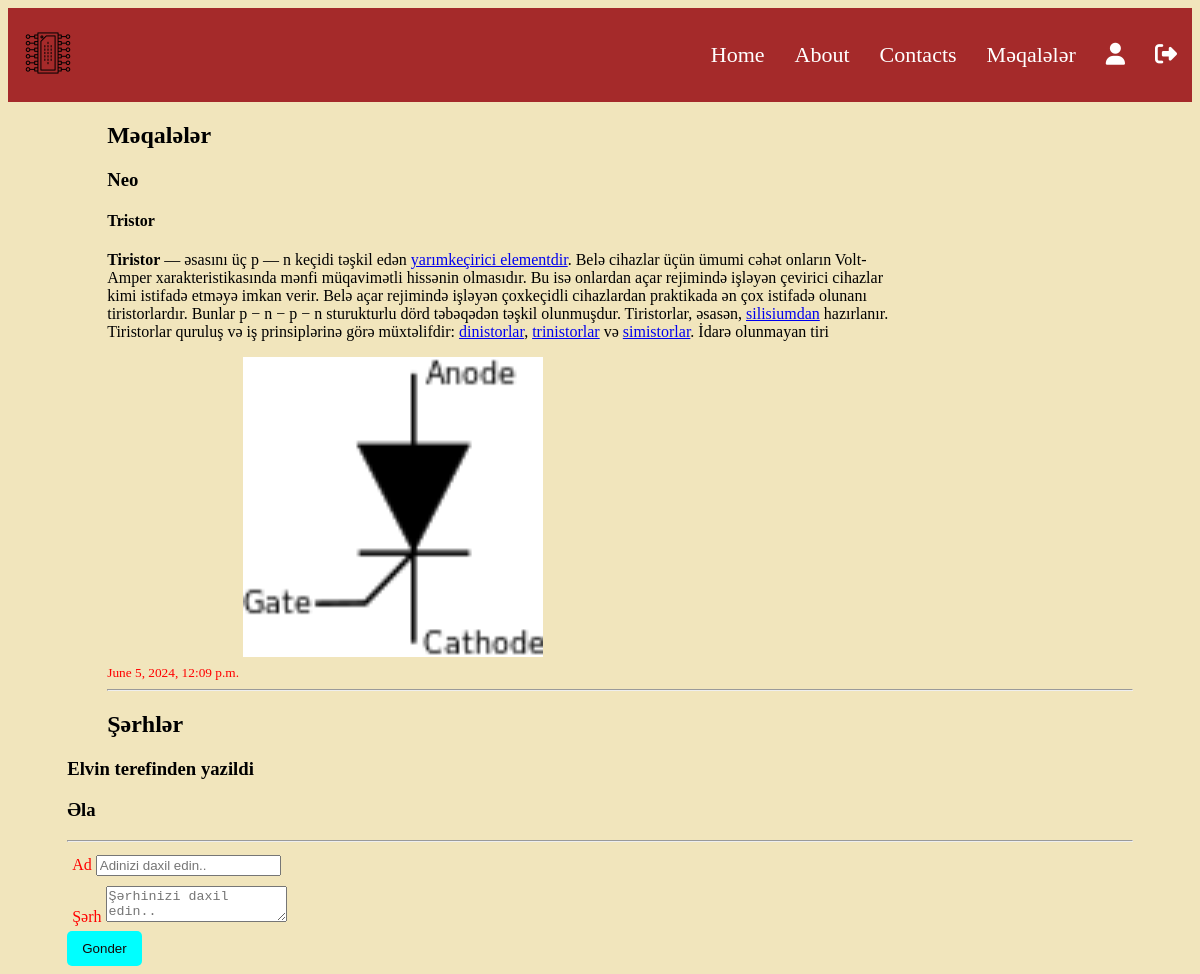
/detail/15 (signed in), run on the app's committed database.
### article/models.py (models this page shows, shortened)
class Article(models.Model):
    author=models.ForeignKey("auth.User",on_delete=models.CASCADE,verbose_name="Yazar")
    title=models.CharField(max_length=20,verbose_name="Basliq")
    content=RichTextField(verbose_name="Kontent")
    create_date=models.DateTimeField(auto_now_add=True,verbose_name="Yaradilma tarixi")
    image=models.FileField(null=True,blank=True,verbose_name='Sekil')

class Comment(models.Model):
    article=models.ForeignKey(Article,on_delete=models.CASCADE,verbose_name="Məqalə",related_name='comments')
    comment_author=models.CharField(max_length=150,verbose_name='Ad')
    comment_content=RichTextField(verbose_name="comment")
    created_date=models.DateTimeField(auto_now_add=True)

### article/views.py (the view)
# urls.py: path('detail/<int:id>',detail__view,name='detail'),
@login_required(login_url="account:login")
def detail__view(request,id):
    comments=Comment.objects.all()
    article=get_object_or_404(Article,id=id)
    context={'article':article,
             'comments':comments}
    return render(request,'detail.html',context)

### templates/detail.html (shortened to what this page needs)
{% extends 'base.html'%}
{%load static %}
{% block body %}
    <h2>Məqalələr</h2>
    <div class="articles">
        <ul>
            <li>
                <h3>{{article.author}}</h3>
                <h4>{{article.title}}</h4>
                <p>{{article.content|safe}}</p>
                <small>{{article.create_date}}</small>
                {% if article.image %}
                    <img class="items" src="../Media/{{article.image}}" alt="">
                {%endif%}
            </li>
            <hr>
        </ul>
    </div>
    <div class="comments">
        <h2>Şərhlər</h2>
        {% if comments%}
            {%for comment in comments%}
            <div class="comment">
                <h3>{{comment.comment_author}} terefinden yazildi</h3>
                <h3>{{comment.comment_content}} </h3>
            </div>
            <hr>
            {%endfor%}
            {%else%}
            messages.success(request,"Şərh yoxdur")
        {%endif%}
        <div class="comment_form">
            <form action='{% url "comment" article.id %}'  method="POST">
                <div class="form_group">
                    <label for="comment_author">Ad</label>
                    <input type="text" name="comment_author" placeholder="Adinizi daxil edin.."id='comment_author'>
                </div>
                <div class="form_group">
                    <label for="comment_author">Şərh</label>
                    <textarea  type="text" name="comment_content" placeholder="Şərhinizi daxil edin.."id='comment_content'></textarea>
                </div>
                <button class="btn" type="submit">Gonder</button>
            </form>
        </div>
    </div>
{% endblock body %}

### static/style.css (style rules this page uses)
body { background-color: rgb(241, 229, 188); }
li { list-style: none; }
h2 { padding-left: 40px; }
p { width: 800px; }
.items { width: 300px; height: 300px; margin-bottom: 20px; background-color: white; }
small { color:red }
.btn { padding: 10px 15px; background-color: aqua; color: rgb(20, 8, 8); border: none; border-radius: 5px; cursor: pointer; }
.form_group { padding: 5px; color:red; }

### data on the page
Article: author "Neo", title "Tristor", content "Tiristor — əsasını üç p — n keçidi təşkil edən yarımkeçirici elementdir . Belə cihazlar üçün ümumi cəhət onların Volt-Amper xarakteristikasında mənfi müqavimətli hissənin olmasıdır. Bu isə onlardan açar rejimində işləyən çevirici cihazlar kimi istifadə etməyə imkan verir. Belə açar rejimində işləyən çoxkeçidli cihazlardan praktikada ən çox istifadə olunanı tiristorlardır. Bunlar p − n − p − n sturukturlu dörd təbəqədən təşkil olunmuşdur. Tiristorlar, əsasən, silisiumdan hazırlanır. Tiristorlar quruluş və iş prinsiplərinə görə müxtəlifdir: dinistorlar , trinistorlar və simistorlar . İdarə olunmayan tiri", create_date "June 5, 2024, 12:09 p.m.", image (picture)
Comment: comment_author "Elvin", comment_content "Əla"
